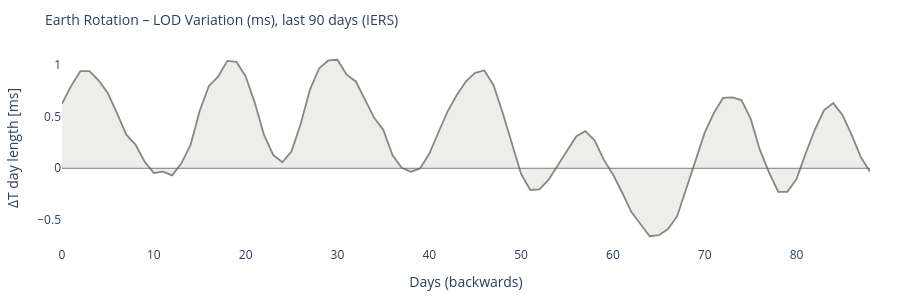

Source (notebook cell):
### Code cell
# ============================================================
# EARTH ROTATION – LOD variation (if IERS available)
# ============================================================

lod_col = None
if df_iers is not None:
    lod_col = next((c for c in df_iers.columns if 'lod' in c), None)

if df_iers is not None and lod_col:
    fig = go.Figure()
    fig.add_trace(go.Scatter(
        y=df_iers[lod_col].values,
        mode='lines',
        line=dict(color='#888780', width=1.8),
        fill='tozeroy', fillcolor='rgba(136,135,128,0.15)',
        name='LOD'
    ))
    fig.add_hline(y=0, line_color='#5F5E5A', line_width=0.8)
    fig.update_layout(
        title=dict(text='Earth Rotation – LOD Variation (ms), last 90 days (IERS)', font=dict(size=14)),
        xaxis_title='Days (backwards)', yaxis_title='ΔT day length [ms]',
        height=300,
        plot_bgcolor='rgba(0,0,0,0)', paper_bgcolor='rgba(0,0,0,0)',
        margin=dict(l=60, r=30, t=50, b=40)
    )
    fig.show()
else:
    print('IERS LOD data unavailable or column not found.')
    print('Reference: nominal day length =', CONSTANTS['sidereal_day_s'], 's')

### Figure 1 — Plotly figure (JSON) as saved in the notebook; plotly's stock layout.template omitted (floating-point values rounded to 4 significant figures)
{"data": [{"fill": "tozeroy", "fillcolor": "rgba(136,135,128,0.15)", "line": {"color": "#888780", "width": 1.8}, "mode": "lines", "name": "LOD", "type": "scatter", "y": [0.6257, 0.7979, 0.9397, 0.9401, 0.8489, 0.7262, 0.5308, 0.3251, 0.2288, 0.0639, -0.0466, -0.0317, -0.0685, 0.0478, 0.2262, 0.5564, 0.7972, 0.8875, 1.039, 1.03, 0.8905, 0.6335, 0.3231, 0.1302, 0.0578, 0.1636, 0.4302, 0.7592, 0.9665, 1.044, 1.05, 0.9054, 0.8403, 0.6708, 0.4881, 0.3711, 0.1261, 0.0055, -0.0335, -0.0013, 0.1406, 0.3487, 0.5503, 0.7099, 0.8423, 0.9239, 0.9468, 0.8044, 0.5343, 0.2392, -0.0548, -0.2101, -0.205, -0.1098, 0.0323, 0.1616, 0.3079, 0.3594, 0.27, 0.084, -0.0578, -0.2341, -0.4212, -0.5391, -0.6574, -0.6474, -0.5877, -0.4639, -0.1891, 0.0875, 0.3448, 0.5366, 0.6811, 0.6872, 0.6601, 0.4807, 0.1803, -0.04, -0.2271, -0.2277, -0.1037, 0.1456, 0.3752, 0.5631, 0.6311, 0.5164, 0.3236, 0.1077, -0.0342]}], "layout": {"height": 300, "margin": {"b": 40, "l": 60, "r": 30, "t": 50}, "paper_bgcolor": "rgba(0,0,0,0)", "plot_bgcolor": "rgba(0,0,0,0)", "shapes": [{"line": {"color": "#5F5E5A", "width": 0.8}, "type": "line", "x0": 0, "x1": 1, "xref": "x domain", "y0": 0, "y1": 0, "yref": "y"}], "title": {"font": {"size": 14}, "text": "Earth Rotation – LOD Variation (ms), last 90 days (IERS)"}, "xaxis": {"title": {"text": "Days (backwards)"}}, "yaxis": {"title": {"text": "ΔT day length [ms]"}}}}
